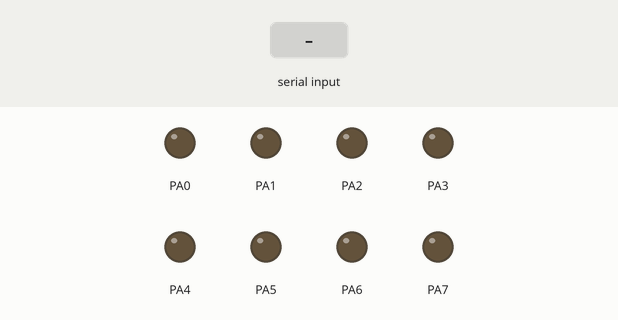
Simulated run of this program. Board: ATmega128, built with avr-gcc and emulated at 16 MHz (the files do not name the chip). Parts: output pins drawn as LEDs (lit = HIGH). Inputs (shaded band) come from the test bench. What the program prints to the serial monitor is not drawn.

Above: at 1.2 s.
1.3 s: "1" received over Serial
Timing chart, 0 to 4.3 s (numbered marks = the images above; inputs shaded):
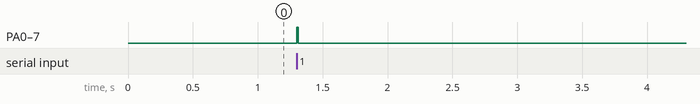

The program:

main.c
```c
#define F_CPU 16000000UL

#include <avr/io.h>
#include <util/delay.h>

int main(void)
{
	unsigned char rx_data;

	DDRA = 0xFF;
	PORTE = 0xFF;

	UBRR0H = 103 >> 8;
	UBRR0L = 103;
	UCSR0A = 0x00;
	UCSR0B = 0x18;
	UCSR0C = 0x06;

	rx_data = UDR0;

    while (1)
	{
		while( !(UCSR0A & 0x80 ));
		rx_data = UDR0;

		while(!(UCSR0A & 0x20));
		UDR0 = rx_data;

		PORTA = 0xFF;
		_delay_ms(10);
		PORTA = 0x00;
	}
	return 0;
}
```

Measured:
- after the input at 1.3 s, PA0–7: LOW → HIGH at once, → LOW 0.01 s later
